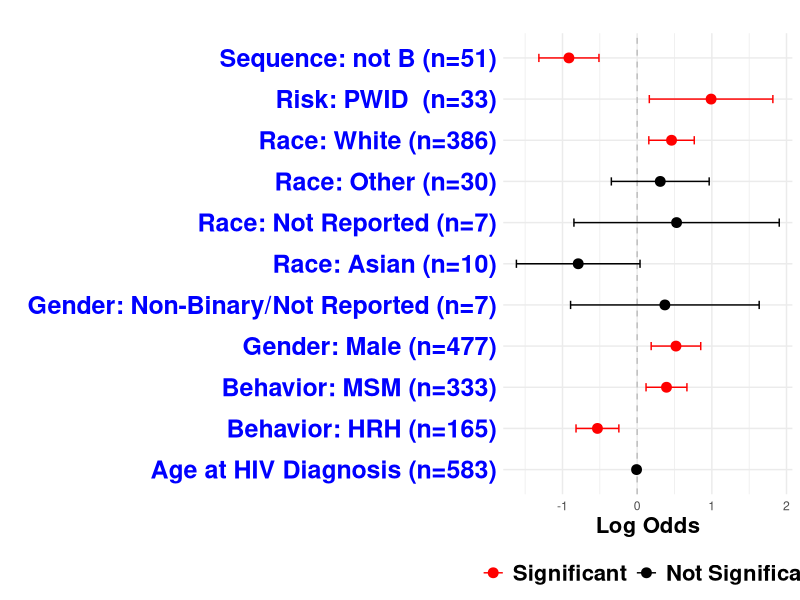

Here is the R script that generated this plot:
library(ggplot2)

rm(list=ls())

# Sample data
df <- data.frame(
  category = c("Gender: Male (n=477)", 
               "Gender: Non-Binary/Not Reported (n=7)", 
               "Race: Asian (n=10)", 
               "Race: Other (n=30)", 
               "Race: White (n=386)", 
               "Race: Not Reported (n=7)", 
               "Sequence: not B (n=51)", 
               "Behavior: MSM (n=333)", 
               "Behavior: HRH (n=165)", 
               "Risk: PWID  (n=33)", 
               "Age at HIV Diagnosis (n=583)"),
  log_odds = c(0.5195, 0.3712, -0.7893, 0.3093, 0.4604, 0.5280, -0.91371, 0.39270, -0.53185, 0.99007, -0.007950),
  std_error = c(0.1693, 0.6443, 0.4223, 0.3342, 0.1552, 0.7014, 0.20528, 0.13964, 0.14633, 0.42209, 0.005376),
  p_value = c(0.00214, 0.56453, 0.06162, 0.35464, 0.00301, 0.45160, 8.54e-06, 0.00492, 0.000278, 0.019, 0.139)
)

# Calculate confidence intervals
df$lower_ci <- df$log_odds - 1.96 * df$std_error
df$upper_ci <- df$log_odds + 1.96 * df$std_error

# Determine if CI crosses 0 (non-significant) or not (significant)
df$significant <- ifelse(df$lower_ci * df$upper_ci <= 0, "No", "Yes")

ggplot(df, aes(x=log_odds, y=category)) + 
  geom_vline(aes(xintercept=0), linetype="dashed", color="grey") +
  
  # Point for log odds colored by significance
  geom_point(aes(color=significant), size=3) +  
  
  # Error bars colored by significance
  geom_errorbarh(aes(xmin=lower_ci, xmax=upper_ci, color=significant), height=0.2) +
  
  scale_color_manual(values=c("No"="black", "Yes"="red"), 
                     name="",
                     breaks=c("Yes", "No"),
                     labels=c("Significant", "Not Significant")) +
  
  labs(title="", x="Log Odds", y="") +
  theme_minimal() +
  theme(legend.position="bottom",
        axis.text.y=element_text(size=18, face="bold", color="blue"),   # for y-axis categories
        axis.title.x=element_text(size=16, face="bold", color="black"), # for x-axis label "Log Odds"
        legend.title=element_text(size=16, face="bold", color="black"), # for legend title "Significance"
        legend.text=element_text(size=16, face="bold", color="black"))  # for legend items "Significant"/"Not Significant"
